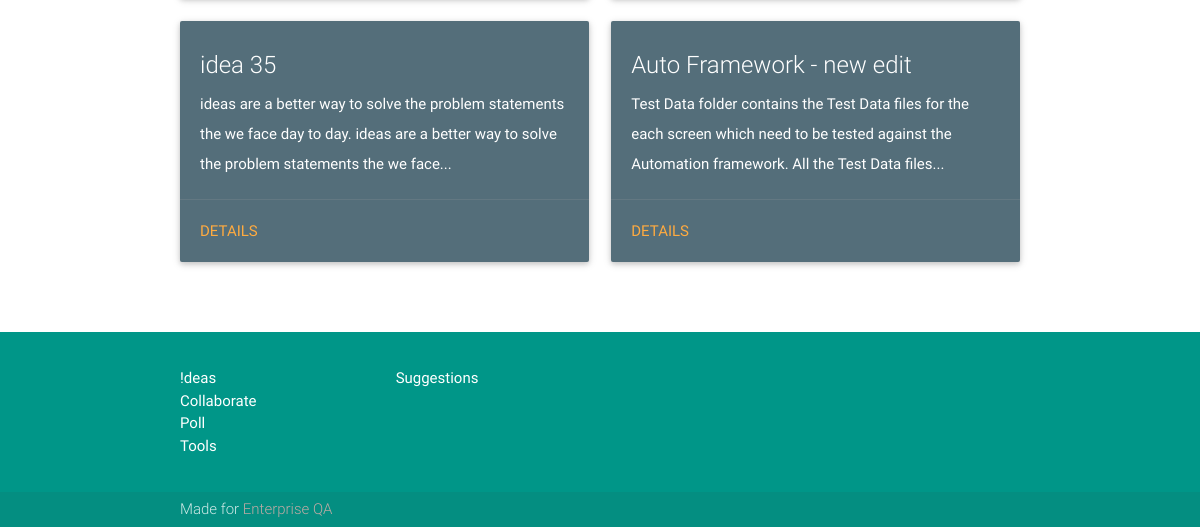
The page /ideas/me (signed in, lower part) on the database as committed earlier.
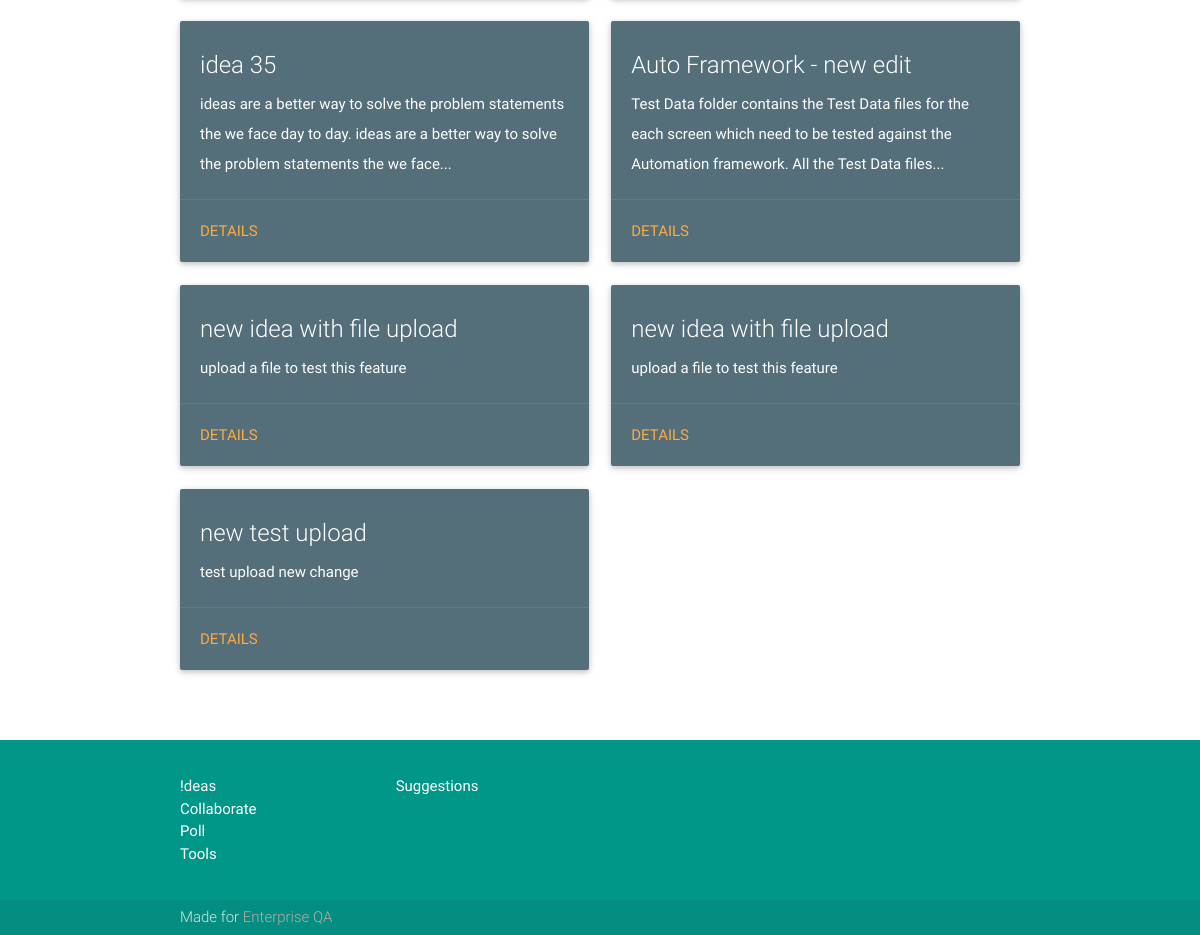
The same page on the database as committed later.
### database.py (models this page shows)
class Ideas(Base):
    __tablename__ = 'ideas'
    id = Column(Integer, primary_key=True)
    title = Column(String(150), nullable=False)
    summary = Column(String(2000), nullable=False)
    tags = Column(String(30), nullable=True)
    filePath = Column(String(100), nullable=True)
    user_id = Column(Integer, ForeignKey(User.id))
    isActive = Column(Boolean, default=True)
    createdDate = Column(DateTime(timezone=True), server_default=func.now())
    updatedDate = Column(DateTime(timezone=True), onupdate=func.now())
    user = relationship(User)
    '''@property
    def serialize(self):
    """Return object data in easily serializeable format"""
    return {
        'id': self.id,
        'title': self.title,
        'summary': self.summary,
    }'''

### app.py (the view)
@app.route('/ideas/me')
def myIdeas():
    me = session['user_id']
    try:
        users = dbsession.query(User).filter(User.email == me).first()
        myideas = dbsession.query(Ideas).filter(Ideas.user_id == users.id).all()
        return render_template('/ideas/myIdeas.html', ideas=myideas)
    except NoResultFound:
        error = "You haven't posted any Ideas yet! try doing it now"
        return render_template('/ideas/myIdeas.html', error=error)

### templates/ideas/myIdeas.html (shortened to what this page needs)
{% extends "layout.html" %}
{% block content %}
  <div class="container">
    <div class="section">
      <div class="row">
          <div>
            {% if error: %}
              <strong class="red-text"><b>{{ error }}</b></strong>
              {% else %}
                {%  for idea in ideas %}
                    <div class="col s12 m6 l6">
                        <div class="card blue-grey darken-1 hoverable">
                            <div class="card-content white-text">
                                <span class="card-title">{{ idea.title }}</span>
                                <p>{{ idea.summary | truncate(150, true) }}</p>
                            </div>
                            <div class="card-action">
                                <a href="{{ url_for('ideaDetails', idea_id=idea.id)}}">Details</a>
                            </div>
                        </div>
                    </div>
                  {% endfor %}
              {% endif %}
            </div>
        </div>
    </div>
  </div>
    <div class="fixed-action-btn" style="top: 60px; right: 24px;">
    </div>
{% endblock %}

Rows that differ between the two databases and show on the page:
added Ideas: title "new idea with file upload", summary "upload a file to test this feature"
added Ideas: title "new idea with file upload", summary "upload a file to test this feature"
added Ideas: title "new test upload", summary "test upload new change"
